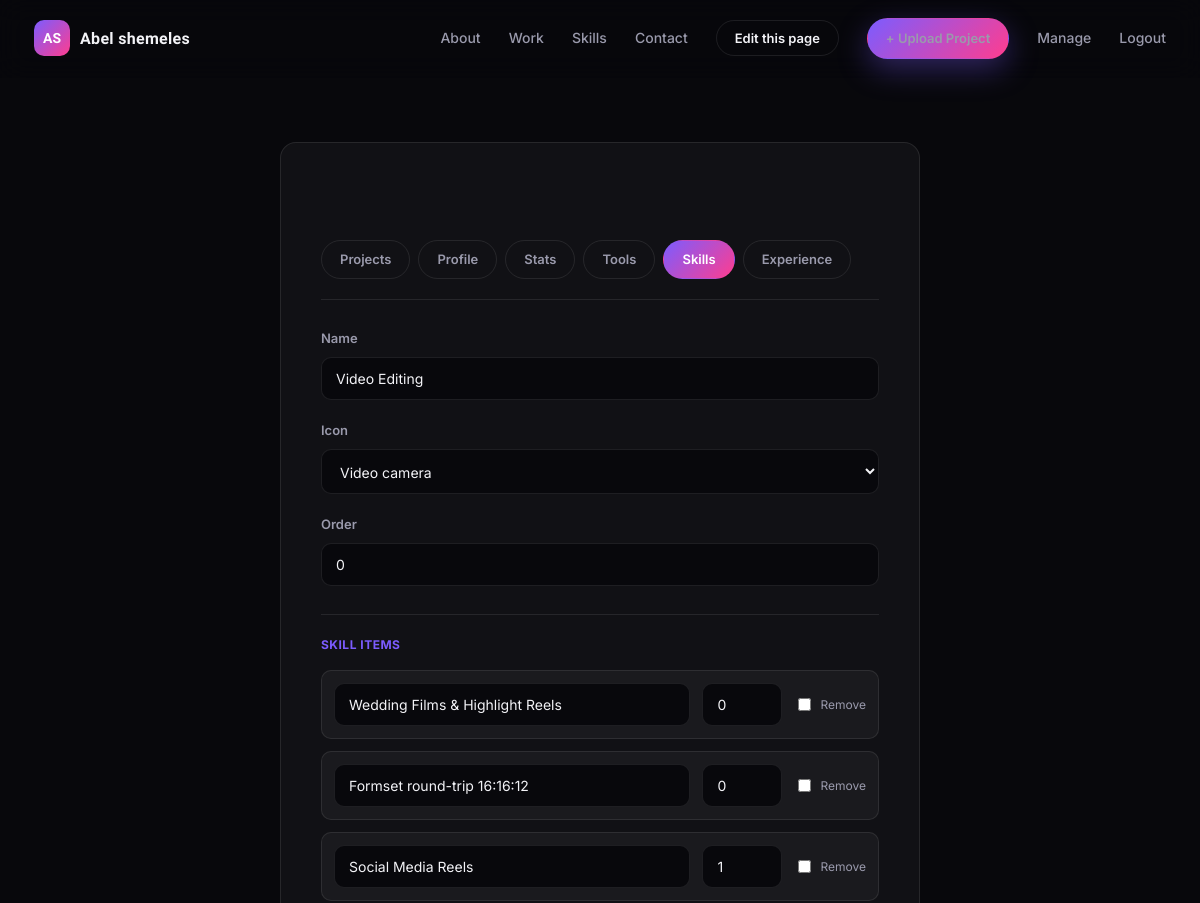
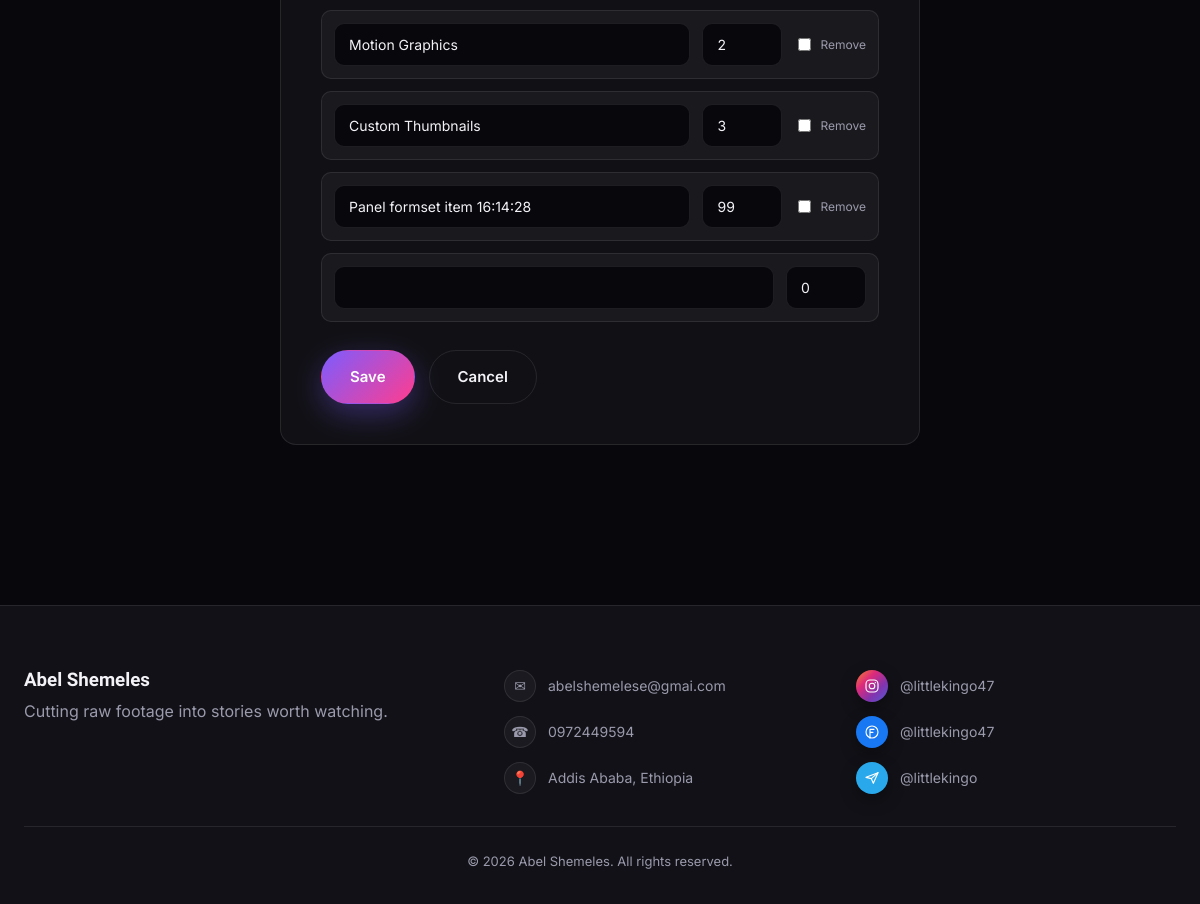
The app's page /manage/skills/1/edit/ (signed in) with its own data (2 pictures, top to bottom).
### portfolio/models.py (models this page shows, shortened)
class SiteProfile(models.Model):
    name = models.CharField(max_length=200, default='Abel Shemeles')
    alias = models.CharField(max_length=100, blank=True, help_text='Short nickname shown in the nav bar.')
    title = models.CharField(max_length=200, help_text='Hero headline, e.g. "Video Editor & Visual Storyteller".')
    tagline = models.CharField(max_length=300, help_text='One-line summary shown under the headline and in the footer.')
    bio = models.TextField(blank=True, help_text='Full About Me paragraph.')
    highlight = models.CharField(max_length=300, blank=True, help_text='Short pull-quote shown under the bio.')
    since = models.CharField(max_length=10, blank=True, help_text='Year you started, e.g. 2021.')
    location = models.CharField(max_length=200, blank=True)
    phone = models.CharField(max_length=50, blank=True)
    email = models.EmailField(blank=True)
    instagram = models.CharField(
        max_length=100, blank=True, help_text='Username only, without @.',
        validators=[SOCIAL_HANDLE_VALIDATOR],
    )
    facebook = models.CharField(
        max_length=100, blank=True, help_text='Username only.',
        validators=[SOCIAL_HANDLE_VALIDATOR],
    )
    telegram = models.CharField(
        max_length=100, blank=True, help_text='Username only.',
        validators=[SOCIAL_HANDLE_VALIDATOR],
    )
    show_experience_section = models.BooleanField(default=True, help_text='Show or hide the Experience section.')
    availability_text = models.CharField(max_length=120, default='Available for freelance work')
    hero_primary_cta_label = models.CharField(max_length=50, default='View My Work')
    hero_secondary_cta_label = models.CharField(max_length=50, default='Get In Touch')
    theme_bg = models.CharField(max_length=7, default='#08080c', validators=[RegexValidator(HEX_COLOR_PATTERN)])
    theme_bg_alt = models.CharField(max_length=7, default='#111117', validators=[RegexValidator(HEX_COLOR_PATTERN)])
    theme_text = models.CharField(max_length=7, default='#f3f3f7', validators=[RegexValidator(HEX_COLOR_PATTERN)])
    theme_text_muted = models.CharField(max_length=7, default='#9a9aac', validators=[RegexValidator(HEX_COLOR_PATTERN)])
    theme_accent = models.CharField(max_length=7, default='#7c5cff', validators=[RegexValidator(HEX_COLOR_PATTERN)])
    theme_accent_2 = models.CharField(max_length=7, default='#ff3d8f', validators=[RegexValidator(HEX_COLOR_PATTERN)])
    theme_accent_3 = models.CharField(max_length=7, default='#00e5c7', validators=[RegexValidator(HEX_COLOR_PATTERN)])
    hero_main_image = models.ImageField(
        upload_to='profile/', blank=True, null=True,
        validators=[FileExtensionValidator(IMAGE_EXTENSIONS)],
        help_text='Main portrait in the hero card.',
    )
    hero_badge_image = models.ImageField(
        upload_to='profile/', blank=True, null=True,
        validators=[FileExtensionValidator(IMAGE_EXTENSIONS)],
        help_text='Small floating hero image.',
    )
    hero_cutout_image = models.ImageField(
        upload_to='profile/', blank=True, null=True,
        validators=[FileExtensionValidator(IMAGE_EXTENSIONS)],
        help_text='Right-side hero cutout image.',
    )
    about_main_image = models.ImageField(
        upload_to='profile/', blank=True, null=True,
        validators=[FileExtensionValidator(IMAGE_EXTENSIONS)],
        help_text='First image in the about photo pair.',
    )
    about_side_image = models.ImageField(
        upload_to='profile/', blank=True, null=True,
        validators=[FileExtensionValidator(IMAGE_EXTENSIONS)],
        help_text='Second image in the about photo pair.',
    )
    about_video_file = models.FileField(
        upload_to='profile/videos/', blank=True, null=True,
        validators=[FileExtensionValidator(VIDEO_EXTENSIONS)],
        help_text='Video shown in the panel beside the About Me text.',
    )
    about_video_url = models.URLField(
        blank=True,
        help_text='YouTube, Vimeo or TikTok link used instead of an upload.',
    )
    about_video_poster = models.ImageField(
        upload_to='profile/', blank=True, null=True,
        validators=[FileExtensionValidator(IMAGE_EXTENSIONS)],
        help_text='Still image shown before the about video plays.',
    )
    about_video_orientation = models.CharField(
        max_length=12, choices=ORIENTATION_CHOICES, default='landscape',
    )
    updated_at = models.DateTimeField(auto_now=True)
    class Meta:
        verbose_name = 'Site Profile'
        verbose_name_plural = 'Site Profile'
    @classmethod
    def load(cls):
        obj, _ = cls.objects.get_or_create(pk=1, defaults={'title': 'Video Editor', 'tagline': ''})
        return obj

class SkillGroup(models.Model):
    name = models.CharField(max_length=100)
    icon = models.CharField(max_length=20, choices=ICON_CHOICES, default='video')
    order = models.PositiveIntegerField(default=0)
    class Meta:
        ordering = ['order', 'id']

### portfolio/views.py (the view)
# urls.py: path('manage/skills/<int:pk>/edit/', views.manage_skill_edit, name='manage_skill_edit'),
@owner_required
def manage_skill_edit(request, pk):
    group = get_object_or_404(SkillGroup, pk=pk)
    if request.method == 'POST':
        form = SkillGroupForm(request.POST, instance=group)
        formset = SkillItemFormSet(request.POST, instance=group)
        if form.is_valid() and formset.is_valid():
            form.save()
            formset.save()
            messages.success(request, 'Skill group updated.')
            return redirect('portfolio:manage_skills')
    else:
        form = SkillGroupForm(instance=group)
        formset = SkillItemFormSet(instance=group)
    return render(request, 'portfolio/manage_skill_form.html', {
        'form': form, 'formset': formset, 'mode': 'edit', 'group': group,
    })

### portfolio/forms.py
class SkillGroupForm(StyledFormMixin, forms.ModelForm):
    class Meta:
        model = SkillGroup
        fields = ['name', 'icon', 'order']
    def __init__(self, *args, **kwargs):
        super().__init__(*args, **kwargs)
        self._style_fields()

### portfolio/context_processors.py (called while the page is built)
def site_profile(request):
    return {'profile': SiteProfile.load()}

### portfolio/forms.py (called while the page is built)
    def _style_fields(self):
        for field in self.fields.values():
            css_class = 'form-checkbox' if isinstance(field.widget, forms.CheckboxInput) else 'form-input'
            existing = field.widget.attrs.get('class', '')
            field.widget.attrs['class'] = f'{existing} {css_class}'.strip()

### portfolio/templatetags/portfolio_extras.py (called while the page is built)
@register.simple_tag
def icon(name, css_class=''):
    svg = _ICONS.get(name)
    if not svg:
        return ''
    if css_class:
        svg = svg.replace('<svg ', f'<svg class="{css_class}" ', 1)
    return mark_safe(svg)

@register.simple_tag(takes_context=True)
def editable(context, key, pk=None):
    if key not in EDIT_REGIONS:
        message = f'{{% editable %}} got an unknown region key "{key}".'
        if settings.DEBUG:
            raise template.TemplateSyntaxError(message)
        logger.warning(message)
        return ''
    request = context.get('request')
    user = getattr(request, 'user', None)
    if not (user and user.is_authenticated and user.is_staff):
        return ''
    attrs = f'data-edit-key="{key}" data-edit-label="{escape(EDIT_REGIONS[key].label.lower())}"'
    if pk is not None:
        attrs += f' data-edit-pk="{escape(pk)}"'
    return mark_safe(attrs)

### portfolio/views.py (called while the page is built)
def owner_required(view_func):
    @wraps(view_func)
    @login_required(login_url='portfolio:login')
    def wrapper(request, *args, **kwargs):
        if not request.user.is_staff:
            raise PermissionDenied('You do not have permission to manage portfolio projects.')
        return view_func(request, *args, **kwargs)
    return wrapper

### portfolio/templates/portfolio/manage_skill_form.html (shortened to what this page needs)
{% extends 'portfolio/base.html' %}
{% block content %}
<section class="form-page">
  <div class="form-card">
    {% include 'portfolio/includes/manage_nav.html' with active='skills' %}
    <form method="post" novalidate>
      {% for field in form %}
      <div class="form-row">
        <label for="{{ field.id_for_label }}">{{ field.label }}</label>
        {{ field }}
      </div>
      {% endfor %}
      {% if formset %}
      <div class="form-divider">Skill items</div>
      <div class="formset-rows">
        {% for item_form in formset %}
        <div class="formset-row">
          <div class="formset-field">
            {{ item_form.text }}
          </div>
          <div class="formset-field formset-field-small">
            {{ item_form.order }}
          </div>
          {% if item_form.instance.pk %}
          <label class="formset-delete">{{ item_form.DELETE }} Remove</label>
          {% endif %}
        </div>
        {% endfor %}
      </div>
      {% else %}
      <p class="field-hint">Save this group first — you can then add its skill items below.</p>
      {% endif %}
      <div class="form-actions">
        <button type="submit" class="btn btn-accent">Save</button>
        <a href="{% url 'portfolio:manage_skills' %}" class="btn btn-ghost">Cancel</a>
      </div>
    </form>
  </div>
</section>
{% endblock %}

### portfolio/templates/portfolio/includes/navbar.html (shortened to what this page needs)
{% load portfolio_extras %}
<header class="nav" id="siteNav">
  <div class="nav-inner">
    <div class="brand-wrap" {% editable 'identity' %}>
      <a href="{% url 'portfolio:home' %}" class="brand">
        <span class="brand-mark">AS</span>
        <span class="brand-name">{{ profile.alias|default:profile.name }}</span>
      </a>
    </div>
    <nav class="nav-links" id="navLinks">
      <a href="{% url 'portfolio:home' %}#about">About</a>
      <a href="{% url 'portfolio:home' %}#work">Work</a>
      <a href="{% url 'portfolio:home' %}#skills">Skills</a>
      <a href="{% url 'portfolio:home' %}#contact">Contact</a>
      {% if request.user.is_authenticated and request.user.is_staff %}
        <button type="button" class="btn btn-ghost btn-small edit-toggle" id="editModeToggle" aria-pressed="false" hidden>Edit this page</button>
        <a href="{% url 'portfolio:upload_project' %}" class="btn btn-accent btn-small">+ Upload Project</a>
        <a href="{% url 'portfolio:manage_projects' %}">Manage</a>
        <form action="{% url 'portfolio:logout' %}" method="post" class="inline-form">
          <button type="submit" class="link-btn">Logout</button>
        </form>
      {% else %}
        <a href="{% url 'portfolio:login' %}">Login</a>
      {% endif %}
    </nav>
  </div>
</header>

### portfolio/templates/portfolio/includes/footer.html
{% load portfolio_extras %}
<footer class="site-footer" id="contact">
  <div class="footer-inner">
    <div class="footer-brand">
      <h3>{{ profile.name }}</h3>
      <p>{{ profile.tagline }}</p>
    </div>
    <div class="footer-contact" {% editable 'contact' %}>
      <a href="mailto:{{ profile.email }}" class="contact-line"><span class="contact-badge">✉</span>{{ profile.email }}</a>
      <a href="tel:{{ profile.phone }}" class="contact-line"><span class="contact-badge">☎</span>{{ profile.phone }}</a>
      <span class="contact-line"><span class="contact-badge">📍</span>{{ profile.location }}</span>
    </div>
    <div class="footer-social">
      <a href="https://instagram.com/{{ profile.instagram }}" target="_blank" rel="noopener noreferrer" class="social-badge">
        <span class="social-icon social-instagram">{% icon 'instagram' %}</span> @{{ profile.instagram }}
      </a>
      <a href="https://facebook.com/{{ profile.facebook }}" target="_blank" rel="noopener noreferrer" class="social-badge">
        <span class="social-icon social-facebook">{% icon 'facebook' %}</span> @{{ profile.facebook }}
      </a>
      <a href="https://t.me/{{ profile.telegram }}" target="_blank" rel="noopener noreferrer" class="social-badge">
        <span class="social-icon social-telegram">{% icon 'telegram' %}</span> @{{ profile.telegram }}
      </a>
    </div>
  </div>
  <p class="footer-copy">© {% now "Y" %} {{ profile.name }}. All rights reserved.</p>
</footer>

### records on screen
SiteProfile: alias "Abel shemeles", name "Abel Shemeles", tagline "Cutting raw footage into stories worth watching.", email "abelshemelese@gmai.com", phone "0972449594", location "Addis Ababa, Ethiopia", instagram "littlekingo47", facebook "littlekingo47", telegram "littlekingo"
SkillGroup: form "Video Editing" "Video camera" "0"

### other values on screen
{{ field.label }} "Name" "Icon" "Order"
